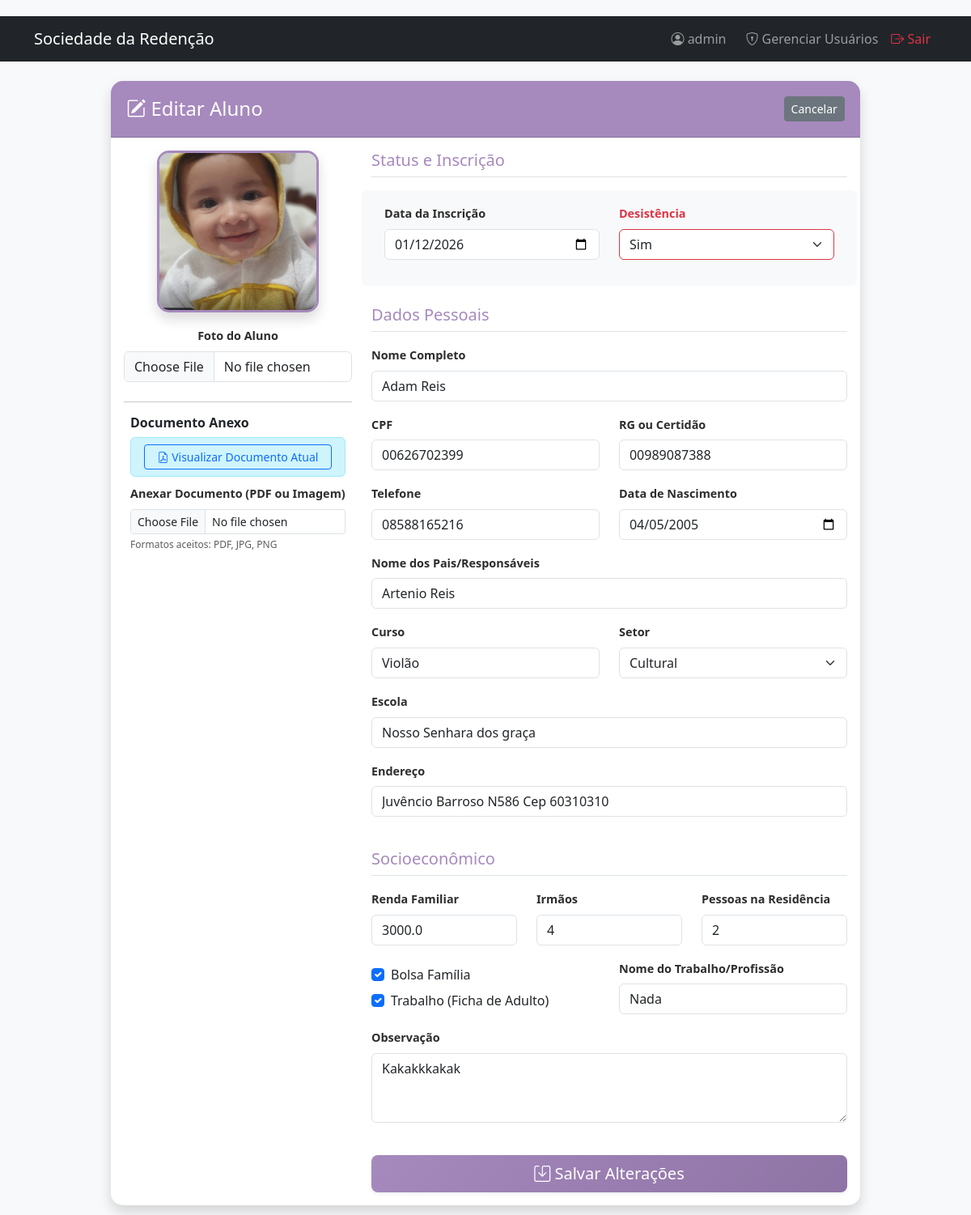
Screenshot of /editar/2 (signed in) with the database file from the repository.
### models.py (models this page shows, shortened)
class Aluno(db.Model):
    id = db.Column(db.Integer, primary_key=True)
    foto = db.Column(db.String(200), nullable=True)
    documento = db.Column(db.String(200), nullable=True)
    nome_completo = db.Column(db.String(100), nullable=False)
    cpf = db.Column(db.String(14), nullable=True)
    rg_certidao = db.Column(db.String(50), nullable=True)  # Novo campo
    telefone = db.Column(db.String(20), nullable=True)
    data_nascimento = db.Column(db.Date, nullable=False)
    idade = db.Column(db.Integer, nullable=False)
    nome_pais = db.Column(db.String(100), nullable=False)
    curso = db.Column(db.String(100), nullable=False)
    setor = db.Column(db.String(20), nullable=False)
    endereco = db.Column(db.String(200), nullable=False)
    escola = db.Column(db.String(100), nullable=False)
    trabalho_ficha_adulto = db.Column(db.Boolean, default=False)
    nome_trabalho_profissao = db.Column(db.String(100), nullable=True)
    bolsa_familia = db.Column(db.Boolean, default=False)
    irmaos = db.Column(db.Integer, default=0)
    renda_familiar = db.Column(db.Float, nullable=False)
    pessoas_residencia = db.Column(db.Integer, nullable=False)
    desistencia = db.Column(db.String(10), default='NÃO')
    observacao = db.Column(db.Text, nullable=True)
    data_cadastro = db.Column(db.DateTime, default=datetime.utcnow)

### app.py (the view, shortened to what this page needs)
@app.route('/editar/<int:id>', methods=['GET', 'POST'])
@login_required
def editar(id):
    aluno = Aluno.query.get_or_404(id)
    form = AlunoForm(obj=aluno)
    return render_template('editar.html', form=form, aluno=aluno)

### app.py (called while the page is built)
def login_required(f):
    @wraps(f)
    def decorated_function(*args, **kwargs):
        if 'logged_in' not in session:
            return redirect(url_for('login'))
        return f(*args, **kwargs)
    return decorated_function

@app.context_processor
def utility_processor():
    def format_currency(value):
        return f"R$ {value:,.2f}".replace('.', ',') if value is not None else "R$ 0,00"
    def format_date(value):
        return value.strftime('%d/%m/%Y') if value else ""
    def format_boolean(value):
        return "SIM" if value else "NÃO"
    return dict(format_currency=format_currency, format_date=format_date, format_boolean=format_boolean, now=datetime.now())

### templates/editar.html (shortened to what this page needs)
{% extends "base.html" %}
{% block content %}
<div class="row justify-content-center">
    <div class="col-lg-10">
        <div class="card shadow">
            <div class="card-header d-flex justify-content-between align-items-center">
                <h4 class="mb-0"><i class="bi bi-pencil-square"></i> Editar Aluno</h4>
                <div class="btn-group">
                    <a href="{{ url_for('visualizar', id=aluno.id) }}" class="btn btn-secondary btn-sm">Cancelar</a>
                </div>
            </div>
            <div class="card-body">
                <form method="POST" enctype="multipart/form-data">
                    <div class="row">
                        <div class="col-md-4 text-center">
                            <div class="mb-4">
                                {% if aluno.foto %}
                                    <img src="{{ url_for('uploaded_file', filename=aluno.foto) }}" class="aluno-foto mb-3 shadow" style="width:200px; height:200px; border-radius: 15px; object-fit: cover;">
                                {% else %}
                                    <div class="aluno-foto bg-secondary d-flex align-items-center justify-content-center mx-auto mb-3" style="width: 200px; height: 200px; border-radius: 15px;">
                                        <i class="bi bi-camera text-white" style="font-size: 3rem;"></i>
                                    </div>
                                {% endif %}
                                {{ form.foto.label(class="form-label fw-bold") }}
                                {{ form.foto(class="form-control") }}
                            </div>
                            <hr>
                            <div class="mb-3 px-2">
                                <h6 class="text-start fw-bold mb-2">Documento Anexo</h6>
                                {% if aluno.documento %}
                                    <div class="alert alert-info py-2 mb-2">
                                        <a href="{{ url_for('uploaded_file', filename=aluno.documento) }}" target="_blank" class="btn btn-outline-primary btn-sm w-100">
                                            <i class="bi bi-file-earmark-pdf"></i> Visualizar Documento Atual
                                        </a>
                                    </div>
                                {% else %}
                                    <div class="alert alert-light border py-2 mb-2">
                                        <small class="text-muted"><i class="bi bi-file-earmark-x"></i> Sem anexo atual</small>
                                    </div>
                                {% endif %}
                                <div class="text-start">
                                    {{ form.documento.label(class="form-label small fw-bold") }}
                                    {{ form.documento(class="form-control form-control-sm") }}
                                    <small class="text-muted d-block mt-1" style="font-size: 0.75rem;">Formatos aceitos: PDF, JPG, PNG</small>
                                </div>
                            </div>
                        </div>
                        <div class="col-md-8">
                            <h5 class="border-bottom pb-2 mb-3 text-primary">Status e Inscrição</h5>
                            <div class="row bg-light p-3 rounded mb-4">
                                <div class="col-md-6 mb-3">
                                    {{ form.data_cadastro.label(class="form-label fw-bold") }}
                                    {{ form.data_cadastro(class="form-control") }}
                                </div>
                                <div class="col-md-6 mb-3">
                                    {{ form.desistencia.label(class="form-label fw-bold text-danger") }}
                                    {{ form.desistencia(class="form-select border-danger") }}
                                </div>
                            </div>
                            <h5 class="border-bottom pb-2 mb-3 text-primary">Dados Pessoais</h5>
                            <div class="row">
                                <div class="col-md-12 mb-3">{{ form.nome_completo.label(class="form-label") }}{{ form.nome_completo(class="form-control") }}</div>
                                <div class="col-md-6 mb-3">{{ form.cpf.label(class="form-label") }}{{ form.cpf(class="form-control") }}</div>
                                <div class="col-md-6 mb-3">{{ form.rg_certidao.label(class="form-label") }}{{ form.rg_certidao(class="form-control") }}</div>
                                <div class="col-md-6 mb-3">{{ form.telefone.label(class="form-label") }}{{ form.telefone(class="form-control") }}</div>
                                <div class="col-md-6 mb-3">{{ form.data_nascimento.label(class="form-label") }}{{ form.data_nascimento(class="form-control") }}</div>
                                <div class="col-md-12 mb-3">{{ form.nome_pais.label(class="form-label") }}{{ form.nome_pais(class="form-control") }}</div>
                                <div class="col-md-6 mb-3">{{ form.curso.label(class="form-label") }}{{ form.curso(class="form-control") }}</div>
                                <div class="col-md-6 mb-3">{{ form.setor.label(class="form-label") }}{{ form.setor(class="form-select") }}</div>
                                <div class="col-md-12 mb-3">{{ form.escola.label(class="form-label") }}{{ form.escola(class="form-control") }}</div>
                                <div class="col-md-12 mb-3">{{ form.endereco.label(class="form-label") }}{{ form.endereco(class="form-control") }}</div>
                            </div>
                            <h5 class="border-bottom pb-2 mb-3 mt-4 text-primary">Socioeconômico</h5>
                            <div class="row">
                                <div class="col-md-4 mb-3">{{ form.renda_familiar.label(class="form-label") }}{{ form.renda_familiar(class="form-control") }}</div>
                                <div class="col-md-4 mb-3">{{ form.irmaos.label(class="form-label") }}{{ form.irmaos(class="form-control") }}</div>
                                <div class="col-md-4 mb-3">{{ form.pessoas_residencia.label(class="form-label") }}{{ form.pessoas_residencia(class="form-control") }}</div>
                                <div class="col-md-6 mb-3">
                                    <div class="form-check mt-2">{{ form.bolsa_familia(class="form-check-input") }}{{ form.bolsa_familia.label(class="form-check-label") }}</div>
                                    <div class="form-check mt-2">{{ form.trabalho_ficha_adulto(class="form-check-input") }}{{ form.trabalho_ficha_adulto.label(class="form-check-label") }}</div>
                                </div>
                                <div class="col-md-6 mb-3">{{ form.nome_trabalho_profissao.label(class="form-label") }}{{ form.nome_trabalho_profissao(class="form-control") }}</div>
                                <div class="col-md-12 mb-3">{{ form.observacao.label(class="form-label") }}{{ form.observacao(class="form-control", rows=3) }}</div>
                            </div>
                            <button type="submit" class="btn btn-primary btn-lg w-100 mt-4 shadow-sm"><i class="bi bi-save"></i> Salvar Alterações</button>
                        </div>
                    </div>
                </form>
            </div>
        </div>
    </div>
</div>
{% endblock %}

### static/css/style.css (style rules this page uses)
:root { --primary-color: #a689bd; --secondary-color: #2d2d2d; --success-color: #28a745; --info-color: #17a2b8; --warning-color: #ffc107; --danger-color: #dc3545; --light-color: #f8f9fa; --dark-color: #2d2d2d; }
body { background-color: #f8f9fa; font-family: 'Segoe UI', Tahoma, Geneva, Verdana, sans-serif; padding-top: 20px; }
.card { border: none; box-shadow: 0 0 25px rgba(0,0,0,0.06); border-radius: 15px; margin-bottom: 25px; }
.card-header { background-color: var(--primary-color); color: white; border-radius: 15px 15px 0 0 !important; padding: 1.2rem; font-weight: 600; }
.btn-primary { background: linear-gradient(135deg, var(--primary-color) 0%, #8e73a5 100%); border: none; transition: 0.3s; }
.aluno-foto { width: 65px; height: 65px; object-fit: cover; border-radius: 50%; border: 3px solid var(--primary-color); background-color: #fff; }
.aluno-foto.mb-3 { width: 200px; height: 200px; border-radius: 15px; }
.form-label { font-weight: 600; color: var(--dark-color); font-size: 0.9rem; }
.text-primary { color: var(--primary-color) !important; }

### rows the page displays
Aluno: foto (picture), data_cadastro "01/12/2026", desistencia "Sim", nome_completo "Adam Reis", cpf "00626702399", rg_certidao "00989087388", telefone "08588165216", data_nascimento "04/05/2005", nome_pais "Artenio Reis", curso "Violão", setor "Cultural", escola "Nosso Senhara dos graça", endereco "Juvêncio Barroso N586 Cep 60310310", renda_familiar "3000.0", irmaos "4", pessoas_residencia "2", bolsa_familia "☑", trabalho_ficha_adulto "☑", nome_trabalho_profissao "Nada", observacao "Kakakkkakak"

### other values shown
{{ session.username }} "admin"
